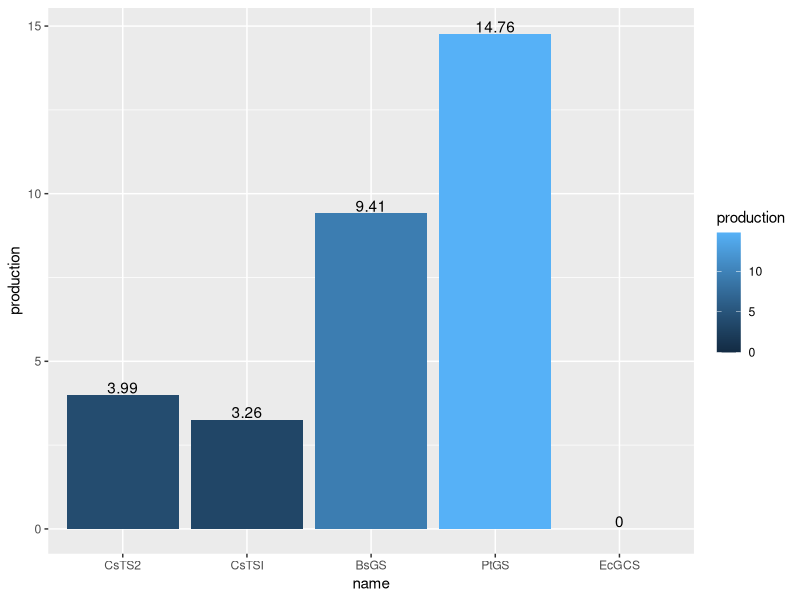

R code for this plot:
library(ggplot2)
enzyme <- c("CsTS2","CsTSI","BsGS","PtGS","EcGCS")
production <- c(3.99,3.26,9.41,14.76,0.00)
mydata <- data.frame(name=enzyme,production=production)
mydata$name = factor(mydata$name, 
                     levels=c("CsTS2","CsTSI","BsGS","PtGS","EcGCS"))
p<-ggplot(data=mydata,aes(x=name,y = production,fill=production))+
  geom_bar(stat = 'identity',position = "dodge")+
  geom_text(aes(label=production, y=production+0.05), position=position_dodge(0.9), vjust=0) 
p
